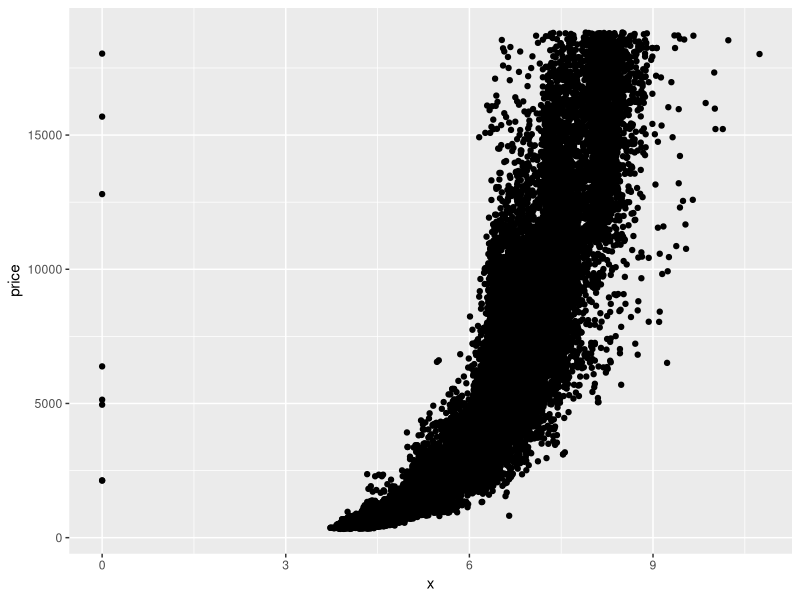
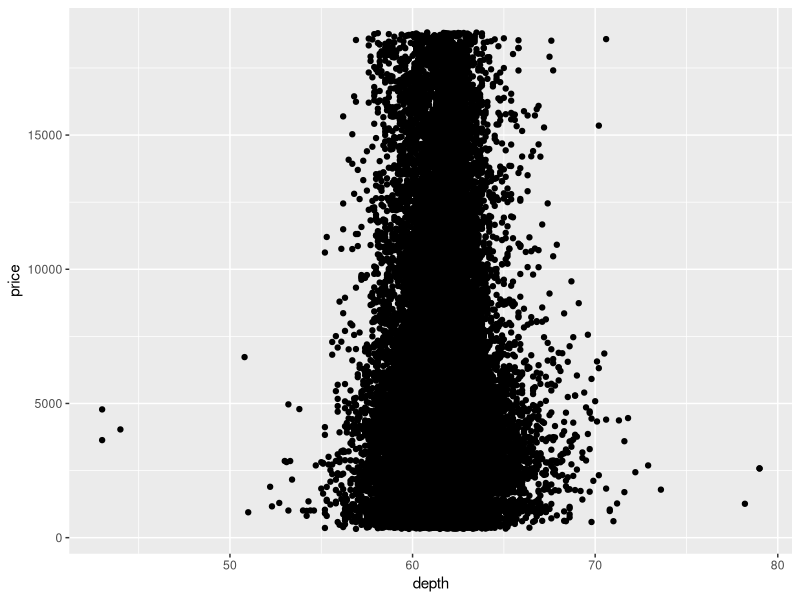
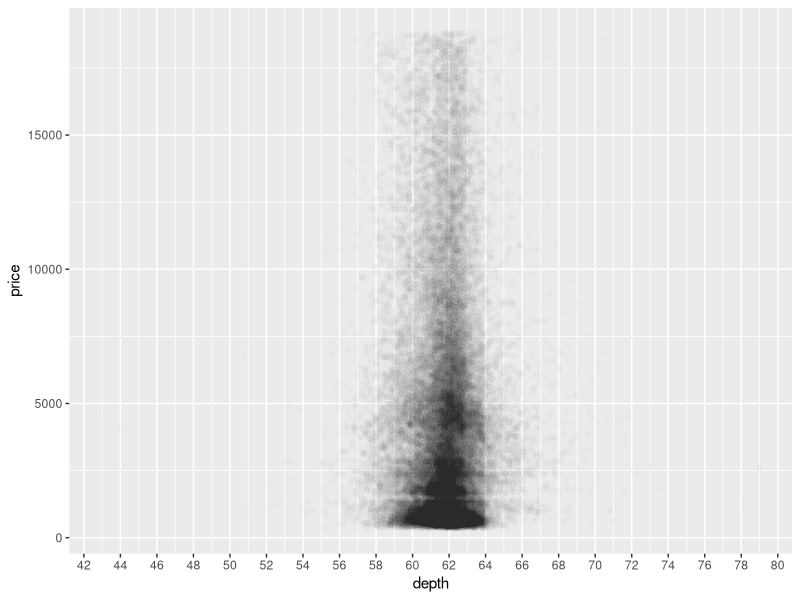
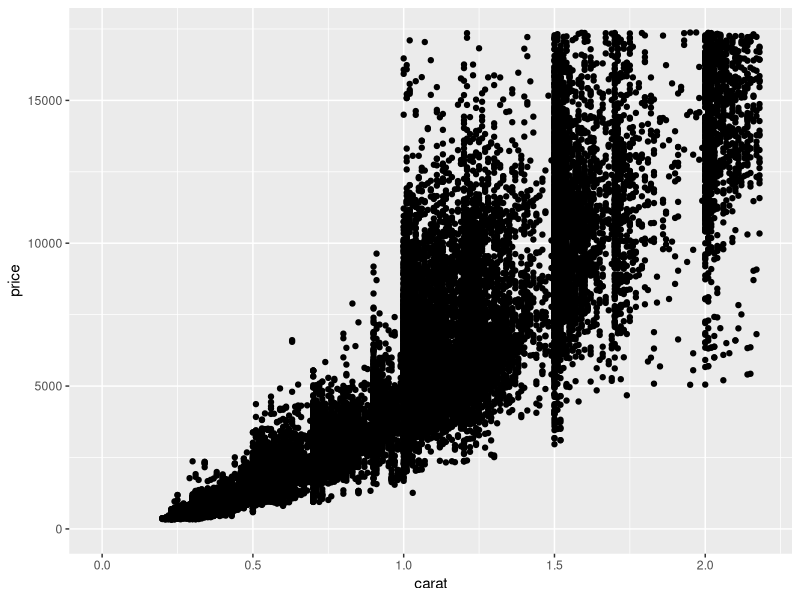
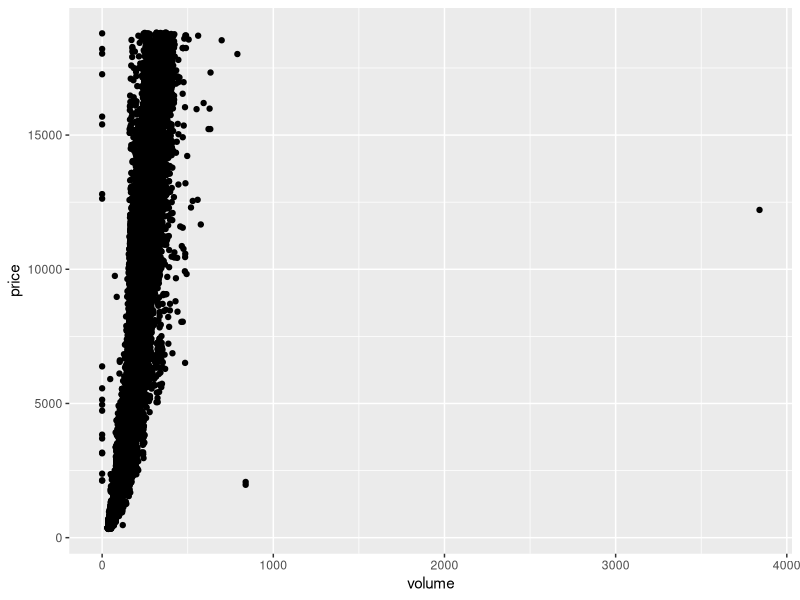
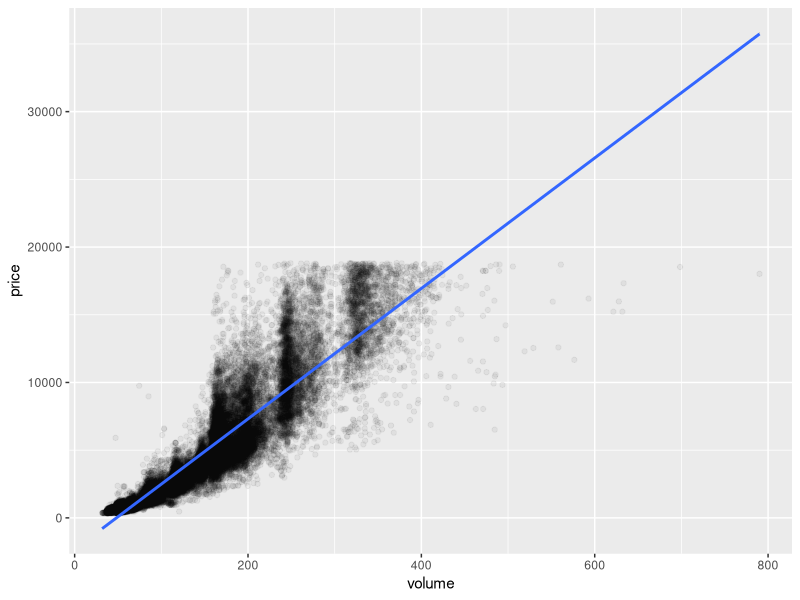
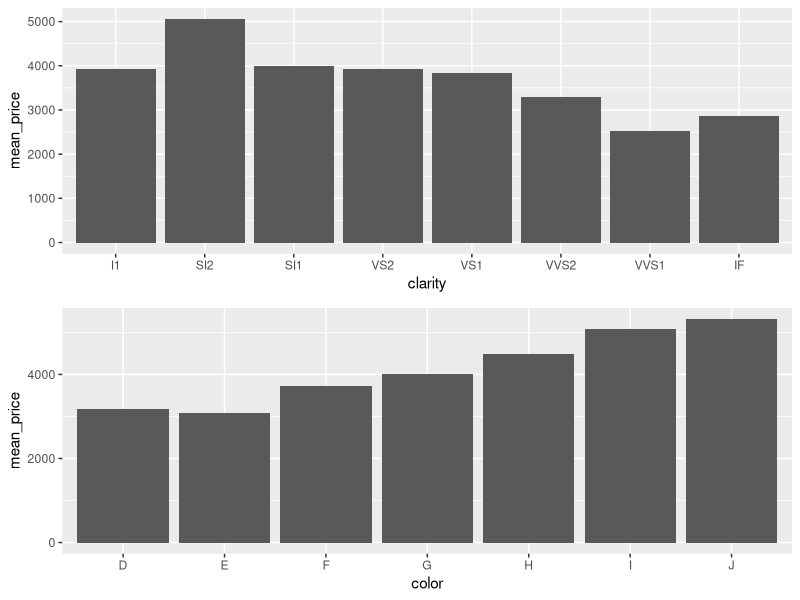
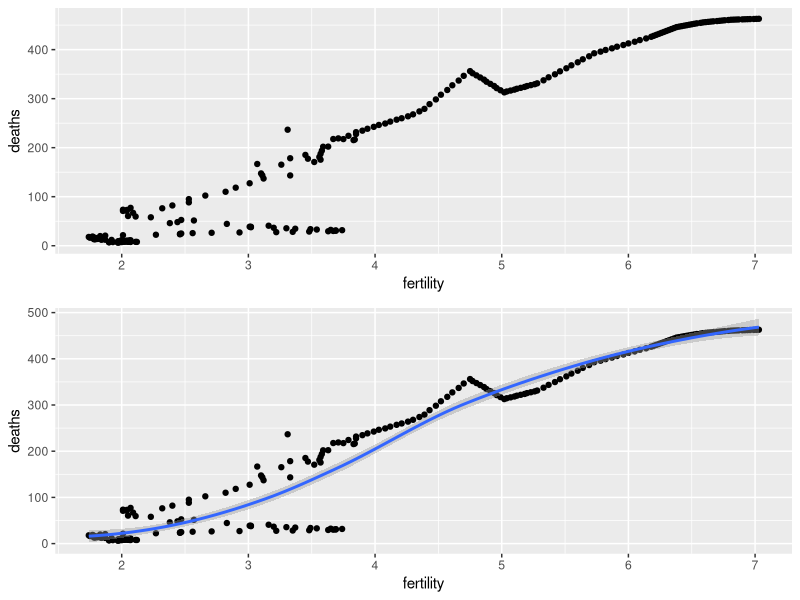

Recreate these plots in R, in order.
## ---- chunk 1
knitr::opts_chunk$set(echo = TRUE)
knitr::opts_knit$set(root.dir = normalizePath("C:/Users/Dusty/Documents/coding/projects/Udacity/Data Analysis/eda/lesson4"))
library(ggplot2)
## ---- chunk 2
ggplot(aes(x = x, y = price), data = diamonds) +
  geom_point()
## ---- chunk 3
with(diamonds, cor.test(price, x))
with(diamonds, cor.test(price, y))
with(diamonds, cor.test(price, z))
## ---- chunk 4
ggplot(aes(x = depth, y = price), data = diamonds) +
  geom_point()
## ---- chunk 5
ggplot(data = diamonds, aes(x = depth, y = price)) + 
  geom_point(alpha = 1/100) +
  scale_x_continuous(breaks = seq(0, 80, 2))
## ---- chunk 6
with(diamonds, cor.test(price, depth))
## ---- chunk 7
ggplot(aes(x = carat, y = price), data = diamonds) + 
  geom_point() +
  xlim(0, quantile(diamonds$carat, 0.99)) +
  ylim(0, quantile(diamonds$price, 0.99))
## ---- chunk 8
diamonds$volume = (diamonds$x * diamonds$y * diamonds$z)

ggplot(aes(x = volume, y = price), data = diamonds) +
  geom_point()
## ---- chunk 9
with(subset(diamonds, volume != 0 & volume < 800), cor.test(price, volume))
## ---- chunk 10
ggplot(aes(x = volume, y = price), data = subset(diamonds, volume != 0 & volume < 800)) +
  geom_point(alpha = 1/20) +
  geom_smooth(method = 'lm')
## ---- chunk 11
library(dplyr)

d_by_clarity <- group_by(diamonds, clarity)
diamondsByClarity <- summarize(
  d_by_clarity,
  mean_price = mean(price),
  median_price = median(price),
  min_price = min(price),
  max_price = max(price),
  n = n()
)
## ---- chunk 12
data(diamonds)
library(dplyr)

diamonds_by_clarity <- group_by(diamonds, clarity)
diamonds_mp_by_clarity <- summarise(diamonds_by_clarity, mean_price = mean(price))

diamonds_by_color <- group_by(diamonds, color)
diamonds_mp_by_color <- summarise(diamonds_by_color, mean_price = mean(price))

library(gridExtra)
p1 <- ggplot(aes(x = clarity, y = mean_price), data = diamonds_mp_by_clarity) +
  geom_bar(stat = "identity")
p2 <- ggplot(aes(x = color, y = mean_price), data = diamonds_mp_by_color) +
  geom_bar(stat = "identity")
grid.arrange(p1, p2)
## ---- chunk 13
data <- read.csv('indicator gapminder under5mortality.csv')
fertility <- read.csv('total_fertility.csv')
library(tidyr)
library(gridExtra)
library(reshape)

data <- melt(data, id = ("X"))
data <- cast(data, variable ~ X, mean)
data <- data[1:216,]
#data

fertility <- melt(fertility, id = ("X"))
fertility <- cast(fertility, variable ~ X, mean)
#fertility

us_data <- data.frame(
  year = fertility$variable,
  fertility = fertility$`United States`,
 deaths = data$`United States`
)

p1 <- ggplot(aes(x = fertility, y = deaths), data = us_data) +
  geom_point()
p2 <- ggplot(aes(x = fertility, y = deaths), data = us_data) +
  geom_point() +
  geom_smooth()

grid.arrange(p1, p2)
